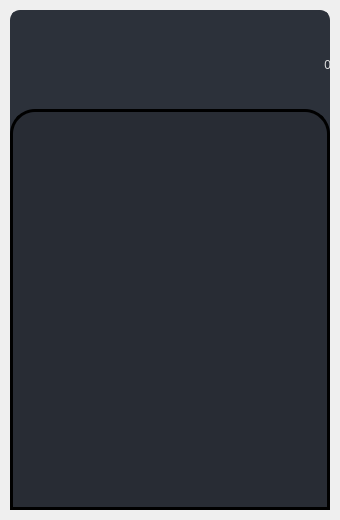
<?xml version="1.0" encoding="UTF-8"?>
<ui version="4.0">
 <class>PyCalc</class>
 <widget class="QMainWindow" name="PyCalc">
  <property name="geometry">
   <rect>
    <x>0</x>
    <y>0</y>
    <width>340</width>
    <height>520</height>
   </rect>
  </property>
  <property name="windowTitle">
   <string>MainWindow</string>
  </property>
  <widget class="QWidget" name="StyleSheet">
   <property name="styleSheet">
    <string notr="true">QWidget{
	color: rgb(221, 221, 221);
	font: 36pt &quot;Segoe UI&quot;;
}
#bgFrame {	
	
	background-color: rgb(44, 49, 58);
	border: 3px solid rgb(44, 49, 58);
	border-radius: 10px;

}
#buttonsFrame {
	border-top-left-radius: 25px;
	border-top-right-radius: 25px;
	background-color: rgb(40, 44, 52);
	border: 3px solid black;
}</string>
   </property>
   <layout class="QHBoxLayout" name="horizontalLayout">
    <property name="spacing">
     <number>0</number>
    </property>
    <property name="leftMargin">
     <number>10</number>
    </property>
    <property name="topMargin">
     <number>10</number>
    </property>
    <property name="rightMargin">
     <number>10</number>
    </property>
    <property name="bottomMargin">
     <number>10</number>
    </property>
    <item>
     <widget class="QFrame" name="bgFrame">
      <property name="styleSheet">
       <string notr="true"/>
      </property>
      <property name="frameShape">
       <enum>QFrame::StyledPanel</enum>
      </property>
      <property name="frameShadow">
       <enum>QFrame::Raised</enum>
      </property>
      <widget class="QLabel" name="outputLabel">
       <property name="geometry">
        <rect>
         <x>0</x>
         <y>-1</y>
         <width>321</width>
         <height>111</height>
        </rect>
       </property>
       <property name="text">
        <string>0</string>
       </property>
       <property name="alignment">
        <set>Qt::AlignRight|Qt::AlignTrailing|Qt::AlignVCenter</set>
       </property>
       <property name="margin">
        <number>10</number>
       </property>
      </widget>
      <widget class="QFrame" name="buttonsFrame">
       <property name="geometry">
        <rect>
         <x>0</x>
         <y>99</y>
         <width>320</width>
         <height>401</height>
        </rect>
       </property>
       <property name="frameShape">
        <enum>QFrame::StyledPanel</enum>
       </property>
       <property name="frameShadow">
        <enum>QFrame::Raised</enum>
       </property>
      </widget>
     </widget>
    </item>
   </layout>
  </widget>
 </widget>
 <resources/>
 <connections/>
</ui>
